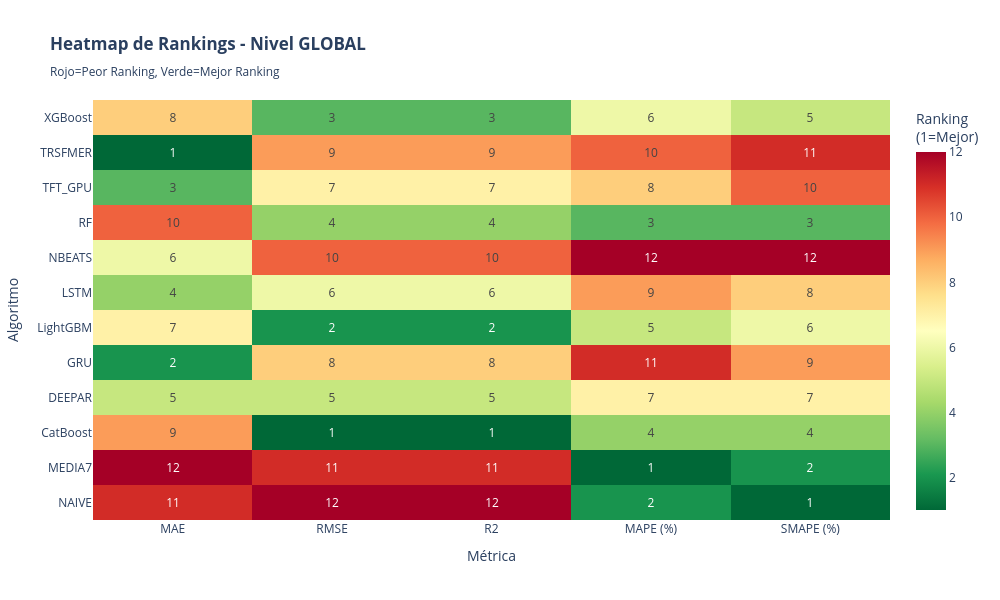

This figure's notebook cell:
### Markdown cell above
# HEATMAP DE RANKINGS POR MÉTRICA

### Code cell
# ============================================================================
# CREAR HEATMAP DE RANKINGS - GLOBAL
# ============================================================================

print("\n" + "="*100)
print("🔥 HEATMAP DE RANKINGS POR MÉTRICA (GLOBAL)")
print("="*100)

# Usar datos globales
df_heatmap_data = df_global[['Algoritmo'] + METRICAS_COMPARACION].set_index('Algoritmo')

# Calcular rankings para cada métrica
df_rankings = pd.DataFrame(index=df_heatmap_data.index)

for col in METRICAS_COMPARACION:
    if col in df_heatmap_data.columns:
        es_mejor = METRIC_DIRECTIONS.get(col, False)
        if es_mejor:
            # Más alto es mejor: rank descendente
            df_rankings[col] = df_heatmap_data[col].rank(ascending=False).astype(int)
        else:
            # Más bajo es mejor: rank ascendente
            df_rankings[col] = df_heatmap_data[col].rank(ascending=True).astype(int)

# Crear heatmap con plotly
fig_heatmap = go.Figure(data=go.Heatmap(
    z=df_rankings.values,
    x=df_rankings.columns,
    y=df_rankings.index,
    colorscale='RdYlGn_r',  # Rojo (peor) a Verde (mejor)
    text=df_rankings.values,
    texttemplate='%{text}',
    textfont={"size": 12},
    colorbar=dict(title="Ranking<br>(1=Mejor)")
))

fig_heatmap.update_layout(
    title="<b>Heatmap de Rankings - Nivel GLOBAL</b><br><sub>Rojo=Peor Ranking, Verde=Mejor Ranking</sub>",
    xaxis_title="Métrica",
    yaxis_title="Algoritmo",
    height=600,
    width=1000,
    font=dict(size=12)
)

fig_heatmap.show()

# Calcular puntuación agregada por algoritmo
df_rankings['PUNTUACIÓN_TOTAL'] = df_rankings[METRICAS_COMPARACION].sum(axis=1)
df_rankings_sorted = df_rankings.sort_values('PUNTUACIÓN_TOTAL')

print("\n🏆 RANKING GENERAL POR ALGORITMO (suma de rankings):")
print("✅ Puntuación más baja = Mejor desempeño general")

### Figure 1 — Plotly figure (JSON) as saved in the notebook; plotly's stock layout.template omitted (floating-point values rounded to 4 significant figures)
{"data": [{"colorbar": {"title": {"text": "Ranking<br>(1=Mejor)"}}, "colorscale": [[0, "rgb(0,104,55)"], [0.1, "rgb(26,152,80)"], [0.2, "rgb(102,189,99)"], [0.3, "rgb(166,217,106)"], [0.4, "rgb(217,239,139)"], [0.5, "rgb(255,255,191)"], [0.6, "rgb(254,224,139)"], [0.7, "rgb(253,174,97)"], [0.8, "rgb(244,109,67)"], [0.9, "rgb(215,48,39)"], [1, "rgb(165,0,38)"]], "text": [[11, 12, 12, 2, 1], [12, 11, 11, 1, 2], [9, 1, 1, 4, 4], [5, 5, 5, 7, 7], [2, 8, 8, 11, 9], [7, 2, 2, 5, 6], [4, 6, 6, 9, 8], [6, 10, 10, 12, 12], [10, 4, 4, 3, 3], [3, 7, 7, 8, 10], [1, 9, 9, 10, 11], [8, 3, 3, 6, 5]], "textfont": {"size": 12}, "texttemplate": "%{text}", "type": "heatmap", "x": ["MAE", "RMSE", "R2", "MAPE (%)", "SMAPE (%)"], "y": ["NAIVE", "MEDIA7", "CatBoost", "DEEPAR", "GRU", "LightGBM", "LSTM", "NBEATS", "RF", "TFT_GPU", "TRSFMER", "XGBoost"], "z": [[11, 12, 12, 2, 1], [12, 11, 11, 1, 2], [9, 1, 1, 4, 4], [5, 5, 5, 7, 7], [2, 8, 8, 11, 9], [7, 2, 2, 5, 6], [4, 6, 6, 9, 8], [6, 10, 10, 12, 12], [10, 4, 4, 3, 3], [3, 7, 7, 8, 10], [1, 9, 9, 10, 11], [8, 3, 3, 6, 5]]}], "layout": {"font": {"size": 12}, "height": 600, "title": {"text": "<b>Heatmap de Rankings - Nivel GLOBAL</b><br><sub>Rojo=Peor Ranking, Verde=Mejor Ranking</sub>"}, "width": 1000, "xaxis": {"title": {"text": "Métrica"}}, "yaxis": {"title": {"text": "Algoritmo"}}}}
